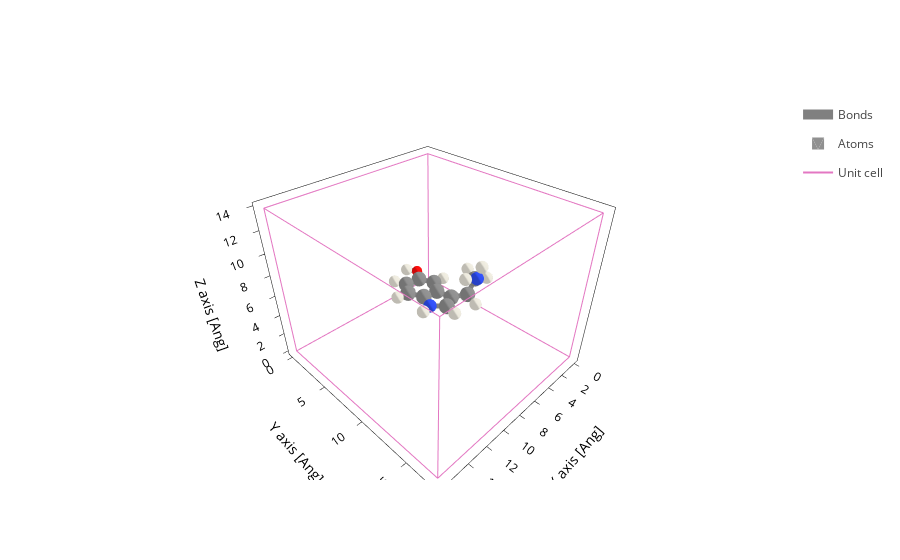

The cell this chart's notebook holds for it:
### Code cell
sero_centered.plot()

### Figure 1 — Plotly figure (JSON) as saved in the notebook; plotly's stock layout.template omitted (floating-point values rounded to 4 significant figures; data arrays with more than 128 entries replaced by an {"elided": "..."} marker saying what was removed)
{"data": [{"line": {"color": "gray", "width": 10}, "meta": {}, "mode": "lines", "name": "Bonds", "opacity": 1, "type": "scatter3d", "x": {"elided": "504 float values"}, "y": {"elided": "504 float values"}, "z": {"elided": "504 float values"}}, {"alphahull": 0, "color": "#909090", "hovertemplate": "%{meta.position}", "legendgroup": "Atoms", "meta": {"meta": {"Atoms_i": 0}, "position": "(5.86, 8.72, 4.92)"}, "name": "Atoms", "opacity": 1, "showlegend": true, "showscale": false, "type": "mesh3d", "x": {"elided": "225 float values"}, "y": {"elided": "225 float values"}, "z": {"elided": "225 float values"}}, {"alphahull": 0, "color": "#909090", "hovertemplate": "%{meta.position}", "legendgroup": "Atoms", "meta": {"meta": {"Atoms_i": 1}, "position": "(7.10, 9.37, 4.98)"}, "name": "Atoms", "opacity": 1, "showlegend": false, "showscale": false, "type": "mesh3d", "x": {"elided": "225 float values"}, "y": {"elided": "225 float values"}, "z": {"elided": "225 float values"}}, {"alphahull": 0, "color": "#3050F8", "hovertemplate": "%{meta.position}", "legendgroup": "Atoms", "meta": {"meta": {"Atoms_i": 2}, "position": "(8.14, 8.44, 5.07)"}, "name": "Atoms", "opacity": 1, "showlegend": false, "showscale": false, "type": "mesh3d", "x": {"elided": "225 float values"}, "y": {"elided": "225 float values"}, "z": {"elided": "225 float values"}}, {"alphahull": 0, "color": "#909090", "hovertemplate": "%{meta.position}", "legendgroup": "Atoms", "meta": {"meta": {"Atoms_i": 3}, "position": "(8.23, 5.88, 5.12)"}, "name": "Atoms", "opacity": 1, "showlegend": false, "showscale": false, "type": "mesh3d", "x": {"elided": "225 float values"}, "y": {"elided": "225 float values"}, "z": {"elided": "225 float values"}}, {"alphahull": 0, "color": "#909090", "hovertemplate": "%{meta.position}", "legendgroup": "Atoms", "meta": {"meta": {"Atoms_i": 4}, "position": "(7.40, 4.73, 5.08)"}, "name": "Atoms", "opacity": 1, "showlegend": false, "showscale": false, "type": "mesh3d", "x": {"elided": "225 float values"}, "y": {"elided": "225 float values"}, "z": {"elided": "225 float values"}}, {"alphahull": 0, "color": "#909090", "hovertemplate": "%{meta.position}", "legendgroup": "Atoms", "meta": {"meta": {"Atoms_i": 5}, "position": "(5.97, 4.86, 5.00)"}, "name": "Atoms", "opacity": 1, "showlegend": false, "showscale": false, "type": "mesh3d", "x": {"elided": "225 float values"}, "y": {"elided": "225 float values"}, "z": {"elided": "225 float values"}}, {"alphahull": 0, "color": "#909090", "hovertemplate": "%{meta.position}", "legendgroup": "Atoms", "meta": {"meta": {"Atoms_i": 6}, "position": "(5.34, 6.12, 4.96)"}, "name": "Atoms", "opacity": 1, "showlegend": false, "showscale": false, "type": "mesh3d", "x": {"elided": "225 float values"}, "y": {"elided": "225 float values"}, "z": {"elided": "225 float values"}}, {"alphahull": 0, "color": "#909090", "hovertemplate": "%{meta.position}", "legendgroup": "Atoms", "meta": {"meta": {"Atoms_i": 7}, "position": "(6.16, 7.29, 4.98)"}, "name": "Atoms", "opacity": 1, "showlegend": false, "showscale": false, "type": "mesh3d", "x": {"elided": "225 float values"}, "y": {"elided": "225 float values"}, "z": {"elided": "225 float values"}}, {"alphahull": 0, "color": "#909090", "hovertemplate": "%{meta.position}", "legendgroup": "Atoms", "meta": {"meta": {"Atoms_i": 8}, "position": "(7.59, 7.15, 5.07)"}, "name": "Atoms", "opacity": 1, "showlegend": false, "showscale": false, "type": "mesh3d", "x": {"elided": "225 float values"}, "y": {"elided": "225 float values"}, "z": {"elided": "225 float values"}}, {"alphahull": 0, "color": "#909090", "hovertemplate": "%{meta.position}", "legendgroup": "Atoms", "meta": {"meta": {"Atoms_i": 9}, "position": "(4.49, 9.37, 4.85)"}, "name": "Atoms", "opacity": 1, "showlegend": false, "showscale": false, "type": "mesh3d", "x": {"elided": "225 float values"}, "y": {"elided": "225 float values"}, "z": {"elided": "225 float values"}}, {"alphahull": 0, "color": "#EDEADE", "hovertemplate": "%{meta.position}", "legendgroup": "Atoms", "meta": {"meta": {"Atoms_i": 10}, "position": "(7.32, 10.46, 4.95)"}, "name": "Atoms", "opacity": 1, "showlegend": false, "showscale": false, "type": "mesh3d", "x": {"elided": "225 float values"}, "y": {"elided": "225 float values"}, "z": {"elided": "225 float values"}}, {"alphahull": 0, "color": "#EDEADE", "hovertemplate": "%{meta.position}", "legendgroup": "Atoms", "meta": {"meta": {"Atoms_i": 11}, "position": "(9.14, 8.67, 5.13)"}, "name": "Atoms", "opacity": 1, "showlegend": false, "showscale": false, "type": "mesh3d", "x": {"elided": "225 float values"}, "y": {"elided": "225 float values"}, "z": {"elided": "225 float values"}}, {"alphahull": 0, "color": "#EDEADE", "hovertemplate": "%{meta.position}", "legendgroup": "Atoms", "meta": {"meta": {"Atoms_i": 12}, "position": "(4.22, 6.18, 4.90)"}, "name": "Atoms", "opacity": 1, "showlegend": false, "showscale": false, "type": "mesh3d", "x": {"elided": "225 float values"}, "y": {"elided": "225 float values"}, "z": {"elided": "225 float values"}}, {"alphahull": 0, "color": "#FF0D0D", "hovertemplate": "%{meta.position}", "legendgroup": "Atoms", "meta": {"meta": {"Atoms_i": 13}, "position": "(5.15, 3.74, 4.97)"}, "name": "Atoms", "opacity": 1, "showlegend": false, "showscale": false, "type": "mesh3d", "x": {"elided": "225 float values"}, "y": {"elided": "225 float values"}, "z": {"elided": "225 float values"}}, {"alphahull": 0, "color": "#EDEADE", "hovertemplate": "%{meta.position}", "legendgroup": "Atoms", "meta": {"meta": {"Atoms_i": 14}, "position": "(7.85, 3.71, 5.11)"}, "name": "Atoms", "opacity": 1, "showlegend": false, "showscale": false, "type": "mesh3d", "x": {"elided": "225 float values"}, "y": {"elided": "225 float values"}, "z": {"elided": "225 float values"}}, {"alphahull": 0, "color": "#EDEADE", "hovertemplate": "%{meta.position}", "legendgroup": "Atoms", "meta": {"meta": {"Atoms_i": 15}, "position": "(9.34, 5.77, 5.17)"}, "name": "Atoms", "opacity": 1, "showlegend": false, "showscale": false, "type": "mesh3d", "x": {"elided": "225 float values"}, "y": {"elided": "225 float values"}, "z": {"elided": "225 float values"}}, {"alphahull": 0, "color": "#EDEADE", "hovertemplate": "%{meta.position}", "legendgroup": "Atoms", "meta": {"meta": {"Atoms_i": 16}, "position": "(5.72, 2.94, 5.03)"}, "name": "Atoms", "opacity": 1, "showlegend": false, "showscale": false, "type": "mesh3d", "x": {"elided": "225 float values"}, "y": {"elided": "225 float values"}, "z": {"elided": "225 float values"}}, {"alphahull": 0, "color": "#909090", "hovertemplate": "%{meta.position}", "legendgroup": "Atoms", "meta": {"meta": {"Atoms_i": 17}, "position": "(3.83, 9.54, 6.25)"}, "name": "Atoms", "opacity": 1, "showlegend": false, "showscale": false, "type": "mesh3d", "x": {"elided": "225 float values"}, "y": {"elided": "225 float values"}, "z": {"elided": "225 float values"}}, {"alphahull": 0, "color": "#3050F8", "hovertemplate": "%{meta.position}", "legendgroup": "Atoms", "meta": {"meta": {"Atoms_i": 18}, "position": "(4.66, 10.44, 7.08)"}, "name": "Atoms", "opacity": 1, "showlegend": false, "showscale": false, "type": "mesh3d", "x": {"elided": "225 float values"}, "y": {"elided": "225 float values"}, "z": {"elided": "225 float values"}}, {"alphahull": 0, "color": "#EDEADE", "hovertemplate": "%{meta.position}", "legendgroup": "Atoms", "meta": {"meta": {"Atoms_i": 19}, "position": "(5.59, 9.98, 7.22)"}, "name": "Atoms", "opacity": 1, "showlegend": false, "showscale": false, "type": "mesh3d", "x": {"elided": "225 float values"}, "y": {"elided": "225 float values"}, "z": {"elided": "225 float values"}}, {"alphahull": 0, "color": "#EDEADE", "hovertemplate": "%{meta.position}", "legendgroup": "Atoms", "meta": {"meta": {"Atoms_i": 20}, "position": "(4.25, 10.53, 8.03)"}, "name": "Atoms", "opacity": 1, "showlegend": false, "showscale": false, "type": "mesh3d", "x": {"elided": "225 float values"}, "y": {"elided": "225 float values"}, "z": {"elided": "225 float values"}}, {"alphahull": 0, "color": "#EDEADE", "hovertemplate": "%{meta.position}", "legendgroup": "Atoms", "meta": {"meta": {"Atoms_i": 21}, "position": "(2.83, 10.03, 6.11)"}, "name": "Atoms", "opacity": 1, "showlegend": false, "showscale": false, "type": "mesh3d", "x": {"elided": "225 float values"}, "y": {"elided": "225 float values"}, "z": {"elided": "225 float values"}}, {"alphahull": 0, "color": "#EDEADE", "hovertemplate": "%{meta.position}", "legendgroup": "Atoms", "meta": {"meta": {"Atoms_i": 22}, "position": "(3.65, 8.52, 6.70)"}, "name": "Atoms", "opacity": 1, "showlegend": false, "showscale": false, "type": "mesh3d", "x": {"elided": "225 float values"}, "y": {"elided": "225 float values"}, "z": {"elided": "225 float values"}}, {"alphahull": 0, "color": "#EDEADE", "hovertemplate": "%{meta.position}", "legendgroup": "Atoms", "meta": {"meta": {"Atoms_i": 23}, "position": "(4.58, 10.38, 4.38)"}, "name": "Atoms", "opacity": 1, "showlegend": false, "showscale": false, "type": "mesh3d", "x": {"elided": "225 float values"}, "y": {"elided": "225 float values"}, "z": {"elided": "225 float values"}}, {"alphahull": 0, "color": "#EDEADE", "hovertemplate": "%{meta.position}", "legendgroup": "Atoms", "meta": {"meta": {"Atoms_i": 24}, "position": "(3.81, 8.75, 4.20)"}, "name": "Atoms", "opacity": 1, "showlegend": false, "showscale": false, "type": "mesh3d", "x": {"elided": "225 float values"}, "y": {"elided": "225 float values"}, "z": {"elided": "225 float values"}}, {"meta": {}, "mode": "lines", "name": "Unit cell", "type": "scatter3d", "x": [0.0, 0.0, 16.51, 16.51, 0.0, 0.0, NaN, 0.0, 0.0, 0.0, 16.51, 16.51, 0.0, NaN, 16.51, 16.51, NaN, 16.51, 16.51], "y": [0.0, 17.59, 17.59, 17.59, 17.59, 17.59, NaN, 17.59, 0.0, 0.0, 0.0, 0.0, 0.0, NaN, 17.59, 0.0, NaN, 17.59, 0.0], "z": [0.0, 0.0, 0.0, 13.82, 13.82, 0.0, NaN, 13.82, 13.82, 0.0, 0.0, 13.82, 13.82, NaN, 0.0, 0.0, NaN, 13.82, 13.82]}], "layout": {"autosize": true, "scene": {"aspectmode": "data", "aspectratio": {"x": 1.039, "y": 1.107, "z": 0.8698}, "xaxis": {"title": {"text": "X axis [Ang]"}, "type": "linear"}, "yaxis": {"title": {"text": "Y axis [Ang]"}, "type": "linear"}, "zaxis": {"title": {"text": "Z axis [Ang]"}, "type": "linear"}}, "xaxis": {"scaleanchor": "y", "scaleratio": 1, "title": {"text": "X axis [Ang]"}}, "yaxis": {"title": {"text": "Y axis [Ang]"}}}}
